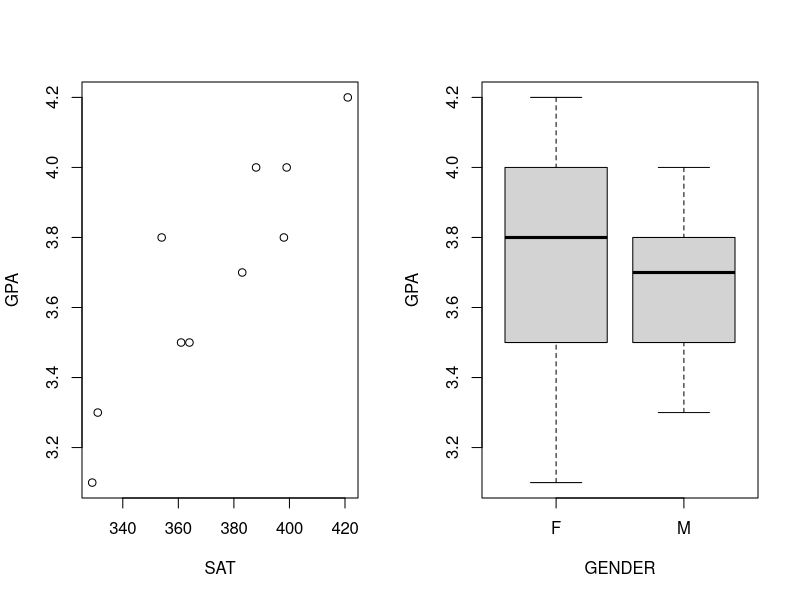

The R source for this figure:
SAT <- c(388, 354, 361, 329, 331, 364, 399, 421, 398, 383)
GEN <- c("F", "F", "F", "F", "M", "M", "M", "F", "M", "M")
GPA <- c(4.0, 3.8, 3.5, 3.1, 3.3, 3.5, 4.0, 4.2, 3.8, 3.7)

cor(SAT, GPA, method="pearson") # kendall, spearman



par(mfrow=c(1,2))
plot(SAT, GPA)
boxplot(GPA~GEN, xlab="GENDER", ylab="GPA")

res <- lsfit(SAT, GPA)
ls.print(res)

res.no <- lsfit(SAT, GPA, intercept=F)
ls.print(res.no)

res.lm <- lm(GPA~GEN+SAT-1)
summary(res.lm)
